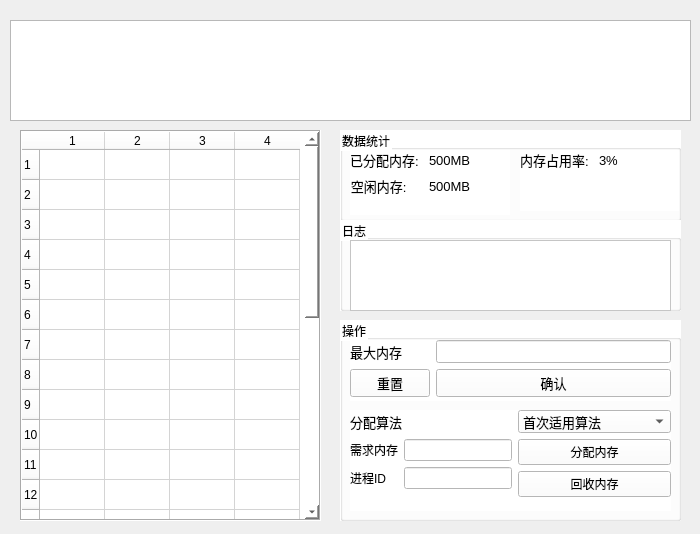
<?xml version="1.0" encoding="UTF-8"?>
<ui version="4.0">
 <class>MainWindow</class>
 <widget class="QWidget" name="MainWindow">
  <property name="geometry">
   <rect>
    <x>0</x>
    <y>0</y>
    <width>700</width>
    <height>534</height>
   </rect>
  </property>
  <property name="windowTitle">
   <string>MainWindow</string>
  </property>
  <widget class="QGraphicsView" name="memoryView">
   <property name="geometry">
    <rect>
     <x>10</x>
     <y>20</y>
     <width>681</width>
     <height>101</height>
    </rect>
   </property>
  </widget>
  <widget class="QGroupBox" name="groupBox_2">
   <property name="geometry">
    <rect>
     <x>340</x>
     <y>130</y>
     <width>341</width>
     <height>91</height>
    </rect>
   </property>
   <property name="styleSheet">
    <string notr="true">background:white;</string>
   </property>
   <property name="title">
    <string>数据统计</string>
   </property>
   <widget class="QGroupBox" name="groupBox_4">
    <property name="geometry">
     <rect>
      <x>0</x>
      <y>0</y>
      <width>341</width>
      <height>91</height>
     </rect>
    </property>
    <property name="styleSheet">
     <string notr="true">background:white;</string>
    </property>
    <property name="title">
     <string>数据统计</string>
    </property>
    <widget class="QWidget" name="formLayoutWidget_2">
     <property name="geometry">
      <rect>
       <x>10</x>
       <y>20</y>
       <width>160</width>
       <height>65</height>
      </rect>
     </property>
     <layout class="QFormLayout" name="formLayout_4">
      <item row="0" column="0">
       <widget class="QLabel" name="label">
        <property name="font">
         <font>
          <pointsize>10</pointsize>
         </font>
        </property>
        <property name="text">
         <string>已分配内存: </string>
        </property>
       </widget>
      </item>
      <item row="0" column="1">
       <widget class="QLabel" name="allocLabel">
        <property name="font">
         <font>
          <pointsize>10</pointsize>
         </font>
        </property>
        <property name="text">
         <string>500MB</string>
        </property>
       </widget>
      </item>
      <item row="1" column="0">
       <widget class="QLabel" name="label_3">
        <property name="font">
         <font>
          <pointsize>10</pointsize>
         </font>
        </property>
        <property name="text">
         <string>空闲内存: </string>
        </property>
        <property name="alignment">
         <set>Qt::AlignmentFlag::AlignRight|Qt::AlignmentFlag::AlignTrailing|Qt::AlignmentFlag::AlignVCenter</set>
        </property>
       </widget>
      </item>
      <item row="1" column="1">
       <widget class="QLabel" name="freeLabel">
        <property name="font">
         <font>
          <pointsize>10</pointsize>
         </font>
        </property>
        <property name="text">
         <string>500MB</string>
        </property>
       </widget>
      </item>
     </layout>
    </widget>
    <widget class="QWidget" name="formLayoutWidget_4">
     <property name="geometry">
      <rect>
       <x>180</x>
       <y>20</y>
       <width>159</width>
       <height>61</height>
      </rect>
     </property>
     <layout class="QFormLayout" name="formLayout_5">
      <item row="0" column="0">
       <widget class="QLabel" name="label00">
        <property name="font">
         <font>
          <pointsize>10</pointsize>
         </font>
        </property>
        <property name="text">
         <string>内存占用率: </string>
        </property>
       </widget>
      </item>
      <item row="0" column="1">
       <widget class="QLabel" name="occupancyLabel">
        <property name="font">
         <font>
          <pointsize>10</pointsize>
         </font>
        </property>
        <property name="text">
         <string>3%</string>
        </property>
       </widget>
      </item>
     </layout>
    </widget>
   </widget>
  </widget>
  <widget class="QTableWidget" name="blocksTabel">
   <property name="geometry">
    <rect>
     <x>20</x>
     <y>130</y>
     <width>301</width>
     <height>391</height>
    </rect>
   </property>
   <property name="styleSheet">
    <string notr="true">background:white;</string>
   </property>
   <property name="frameShape">
    <enum>QFrame::Shape::Box</enum>
   </property>
   <property name="showGrid">
    <bool>true</bool>
   </property>
   <property name="gridStyle">
    <enum>Qt::PenStyle::SolidLine</enum>
   </property>
   <property name="sortingEnabled">
    <bool>false</bool>
   </property>
   <property name="rowCount">
    <number>25</number>
   </property>
   <property name="columnCount">
    <number>4</number>
   </property>
   <attribute name="horizontalHeaderDefaultSectionSize">
    <number>65</number>
   </attribute>
   <row/>
   <row/>
   <row/>
   <row/>
   <row/>
   <row/>
   <row/>
   <row/>
   <row/>
   <row/>
   <row/>
   <row/>
   <row/>
   <row/>
   <row/>
   <row/>
   <row/>
   <row/>
   <row/>
   <row/>
   <row/>
   <row/>
   <row/>
   <row/>
   <row/>
   <column/>
   <column/>
   <column/>
   <column/>
  </widget>
  <widget class="QGroupBox" name="controlBox">
   <property name="enabled">
    <bool>true</bool>
   </property>
   <property name="geometry">
    <rect>
     <x>340</x>
     <y>320</y>
     <width>341</width>
     <height>201</height>
    </rect>
   </property>
   <property name="styleSheet">
    <string notr="true">background:white;</string>
   </property>
   <property name="title">
    <string>操作</string>
   </property>
   <widget class="QWidget" name="formLayoutWidget">
    <property name="geometry">
     <rect>
      <x>10</x>
      <y>20</y>
      <width>321</width>
      <height>61</height>
     </rect>
    </property>
    <layout class="QFormLayout" name="formLayout">
     <item row="0" column="0">
      <widget class="QLabel" name="Label">
       <property name="font">
        <font>
         <pointsize>10</pointsize>
        </font>
       </property>
       <property name="text">
        <string>最大内存</string>
       </property>
      </widget>
     </item>
     <item row="0" column="1">
      <widget class="QLineEdit" name="maxMemoryEdit">
       <property name="font">
        <font>
         <pointsize>10</pointsize>
        </font>
       </property>
      </widget>
     </item>
     <item row="1" column="0">
      <widget class="QPushButton" name="resetButton">
       <property name="font">
        <font>
         <pointsize>10</pointsize>
        </font>
       </property>
       <property name="text">
        <string>重置</string>
       </property>
       <property name="autoExclusive">
        <bool>false</bool>
       </property>
       <property name="autoDefault">
        <bool>false</bool>
       </property>
       <property name="default">
        <bool>false</bool>
       </property>
       <property name="flat">
        <bool>false</bool>
       </property>
      </widget>
     </item>
     <item row="1" column="1">
      <widget class="QPushButton" name="confirmButton">
       <property name="font">
        <font>
         <pointsize>10</pointsize>
        </font>
       </property>
       <property name="text">
        <string>确认</string>
       </property>
      </widget>
     </item>
    </layout>
   </widget>
   <widget class="QWidget" name="formLayoutWidget_3">
    <property name="geometry">
     <rect>
      <x>10</x>
      <y>90</y>
      <width>321</width>
      <height>101</height>
     </rect>
    </property>
    <layout class="QFormLayout" name="formLayout_3">
     <item row="0" column="0">
      <widget class="QLabel" name="Label_3">
       <property name="font">
        <font>
         <pointsize>10</pointsize>
        </font>
       </property>
       <property name="text">
        <string>分配算法</string>
       </property>
      </widget>
     </item>
     <item row="0" column="1">
      <widget class="QComboBox" name="allocAlgorithmBox">
       <property name="font">
        <font>
         <pointsize>10</pointsize>
        </font>
       </property>
       <property name="layoutDirection">
        <enum>Qt::LayoutDirection::LeftToRight</enum>
       </property>
       <property name="currentText">
        <string>首次适用算法</string>
       </property>
       <item>
        <property name="text">
         <string>首次适用算法</string>
        </property>
       </item>
       <item>
        <property name="text">
         <string>循环首次适用算法</string>
        </property>
       </item>
       <item>
        <property name="text">
         <string>最佳适用算法</string>
        </property>
       </item>
       <item>
        <property name="text">
         <string>最坏适用算法</string>
        </property>
       </item>
      </widget>
     </item>
     <item row="1" column="0">
      <layout class="QFormLayout" name="formLayout_2">
       <item row="0" column="0">
        <widget class="QLabel" name="Label_4">
         <property name="text">
          <string>需求内存</string>
         </property>
        </widget>
       </item>
       <item row="1" column="0">
        <widget class="QLabel" name="iDLabel">
         <property name="text">
          <string>进程ID</string>
         </property>
        </widget>
       </item>
       <item row="1" column="1">
        <widget class="QLineEdit" name="processIdEdit">
         <property name="enabled">
          <bool>true</bool>
         </property>
        </widget>
       </item>
       <item row="0" column="1">
        <widget class="QLineEdit" name="requestMemoryEdit"/>
       </item>
      </layout>
     </item>
     <item row="1" column="1">
      <layout class="QVBoxLayout" name="verticalLayout">
       <item>
        <widget class="QPushButton" name="allocButton">
         <property name="text">
          <string>分配内存</string>
         </property>
        </widget>
       </item>
       <item>
        <widget class="QPushButton" name="deallocButton">
         <property name="text">
          <string>回收内存</string>
         </property>
        </widget>
       </item>
      </layout>
     </item>
    </layout>
   </widget>
  </widget>
  <widget class="QGroupBox" name="groupBox_5">
   <property name="geometry">
    <rect>
     <x>340</x>
     <y>220</y>
     <width>341</width>
     <height>91</height>
    </rect>
   </property>
   <property name="styleSheet">
    <string notr="true">background:white;</string>
   </property>
   <property name="title">
    <string>日志</string>
   </property>
   <widget class="QTextBrowser" name="logBrowser">
    <property name="geometry">
     <rect>
      <x>10</x>
      <y>20</y>
      <width>321</width>
      <height>71</height>
     </rect>
    </property>
    <property name="markdown">
     <string/>
    </property>
    <property name="html">
     <string>&lt;!DOCTYPE HTML PUBLIC &quot;-//W3C//DTD HTML 4.0//EN&quot; &quot;http://www.w3.org/TR/REC-html40/strict.dtd&quot;&gt;
&lt;html&gt;&lt;head&gt;&lt;meta name=&quot;qrichtext&quot; content=&quot;1&quot; /&gt;&lt;meta charset=&quot;utf-8&quot; /&gt;&lt;style type=&quot;text/css&quot;&gt;
p, li { white-space: pre-wrap; }
hr { height: 1px; border-width: 0; }
li.unchecked::marker { content: &quot;\2610&quot;; }
li.checked::marker { content: &quot;\2612&quot;; }
&lt;/style&gt;&lt;/head&gt;&lt;body style=&quot; font-family:'Microsoft YaHei UI'; font-size:9pt; font-weight:400; font-style:normal;&quot;&gt;
&lt;p style=&quot;-qt-paragraph-type:empty; margin-top:0px; margin-bottom:0px; margin-left:0px; margin-right:0px; -qt-block-indent:0; text-indent:0px;&quot;&gt;&lt;br /&gt;&lt;/p&gt;&lt;/body&gt;&lt;/html&gt;</string>
    </property>
    <property name="openLinks">
     <bool>true</bool>
    </property>
   </widget>
  </widget>
 </widget>
 <resources/>
 <connections/>
</ui>
